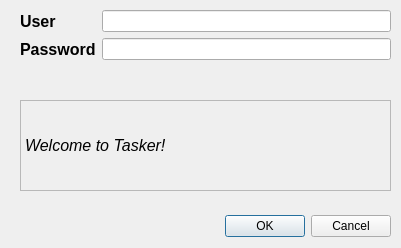
<?xml version="1.0" encoding="UTF-8"?>
<ui version="4.0">
 <class>LoginDialog</class>
 <widget class="QDialog" name="LoginDialog">
  <property name="geometry">
   <rect>
    <x>0</x>
    <y>0</y>
    <width>401</width>
    <height>248</height>
   </rect>
  </property>
  <property name="windowTitle">
   <string>Login</string>
  </property>
  <widget class="QDialogButtonBox" name="buttonBox">
   <property name="geometry">
    <rect>
     <x>90</x>
     <y>210</y>
     <width>301</width>
     <height>32</height>
    </rect>
   </property>
   <property name="orientation">
    <enum>Qt::Horizontal</enum>
   </property>
   <property name="standardButtons">
    <set>QDialogButtonBox::Cancel|QDialogButtonBox::Ok</set>
   </property>
  </widget>
  <widget class="QLabel" name="messageLabel">
   <property name="geometry">
    <rect>
     <x>20</x>
     <y>100</y>
     <width>371</width>
     <height>91</height>
    </rect>
   </property>
   <property name="font">
    <font>
     <pointsize>12</pointsize>
     <weight>50</weight>
     <italic>true</italic>
     <bold>false</bold>
    </font>
   </property>
   <property name="frameShape">
    <enum>QFrame::StyledPanel</enum>
   </property>
   <property name="frameShadow">
    <enum>QFrame::Plain</enum>
   </property>
   <property name="lineWidth">
    <number>4</number>
   </property>
   <property name="midLineWidth">
    <number>0</number>
   </property>
   <property name="text">
    <string>Welcome to Tasker!</string>
   </property>
  </widget>
  <widget class="QWidget" name="formLayoutWidget">
   <property name="geometry">
    <rect>
     <x>20</x>
     <y>10</y>
     <width>371</width>
     <height>81</height>
    </rect>
   </property>
   <layout class="QFormLayout" name="formLayout">
    <item row="0" column="0">
     <widget class="QLabel" name="userLabel">
      <property name="font">
       <font>
        <pointsize>12</pointsize>
        <weight>75</weight>
        <italic>false</italic>
        <bold>true</bold>
       </font>
      </property>
      <property name="text">
       <string>User</string>
      </property>
     </widget>
    </item>
    <item row="0" column="1">
     <widget class="QLineEdit" name="userLineEdit"/>
    </item>
    <item row="1" column="0">
     <widget class="QLabel" name="passwordLabel">
      <property name="font">
       <font>
        <pointsize>12</pointsize>
        <weight>75</weight>
        <bold>true</bold>
       </font>
      </property>
      <property name="text">
       <string>Password</string>
      </property>
     </widget>
    </item>
    <item row="1" column="1">
     <widget class="QLineEdit" name="passwordLineEdit">
      <property name="inputMethodHints">
       <set>Qt::ImhHiddenText</set>
      </property>
     </widget>
    </item>
   </layout>
  </widget>
 </widget>
 <resources/>
 <connections>
  <connection>
   <sender>buttonBox</sender>
   <signal>accepted()</signal>
   <receiver>LoginDialog</receiver>
   <slot>accept()</slot>
   <hints>
    <hint type="sourcelabel">
     <x>248</x>
     <y>254</y>
    </hint>
    <hint type="destinationlabel">
     <x>157</x>
     <y>274</y>
    </hint>
   </hints>
  </connection>
  <connection>
   <sender>buttonBox</sender>
   <signal>rejected()</signal>
   <receiver>LoginDialog</receiver>
   <slot>reject()</slot>
   <hints>
    <hint type="sourcelabel">
     <x>316</x>
     <y>260</y>
    </hint>
    <hint type="destinationlabel">
     <x>286</x>
     <y>274</y>
    </hint>
   </hints>
  </connection>
 </connections>
</ui>
